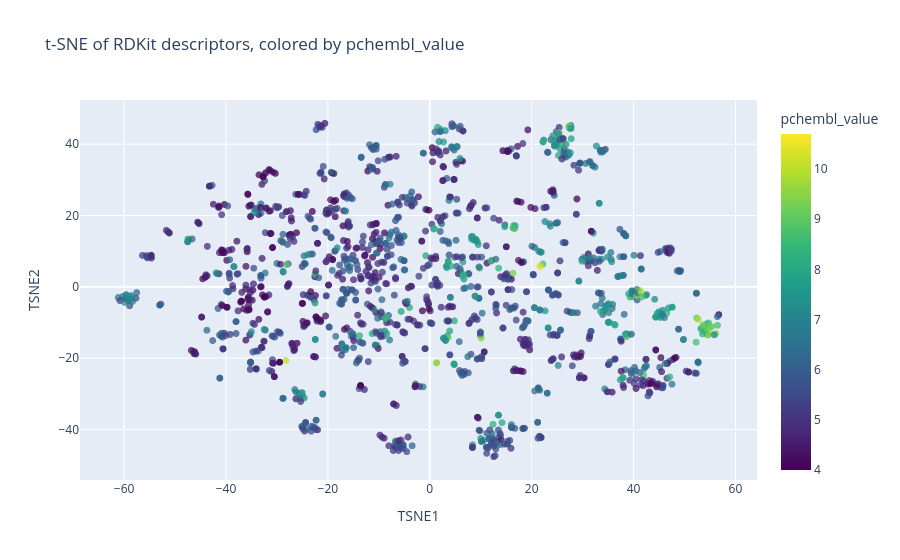

The notebook cell this image was saved under:
### Markdown cell above
## t-SNE view before modelling

t-SNE is used here only as an exploratory visualization. We impute missing descriptors and standardize them because Euclidean distances are sensitive to feature scale. The points are colored by the selected endpoint value, so nearby compounds can be compared with respect to pChEMBL values. The plot uses a reproducible sample because t-SNE is computationally expensive.

### Code cell
from sklearn.manifold import TSNE
from sklearn.preprocessing import StandardScaler

TSNE_SAMPLE_SIZE = min(1500, len(X))
tsne_indices = molecule_df.sample(n=TSNE_SAMPLE_SIZE, random_state=RANDOM_STATE).index
tsne_imputer = SimpleImputer(strategy="median")
X_tsne = tsne_imputer.fit_transform(X.loc[tsne_indices])
X_tsne = StandardScaler().fit_transform(X_tsne)
tsne_embedding = TSNE(
    n_components=2, perplexity=30, init="pca",
    learning_rate="auto", random_state=RANDOM_STATE,
).fit_transform(X_tsne)

tsne_plot_df = molecule_df.loc[
    tsne_indices, [MOLECULE_ID, TARGET, "pubchem_cid", "pubchem_iupac_name"]
].copy()
tsne_plot_df["TSNE1"] = tsne_embedding[:, 0]
tsne_plot_df["TSNE2"] = tsne_embedding[:, 1]
tsne_plot_df["display_name"] = tsne_plot_df["pubchem_iupac_name"].fillna(
    tsne_plot_df[MOLECULE_ID]
)
tsne_fig = px.scatter(
    tsne_plot_df, x="TSNE1", y="TSNE2", color=TARGET,
    hover_name="display_name",
    hover_data=[MOLECULE_ID, "pubchem_cid", TARGET],
    color_continuous_scale="Viridis",
    title=f"t-SNE of RDKit descriptors, colored by {TARGET}",
)
tsne_fig.update_traces(marker={"size": 7, "opacity": 0.75})
tsne_fig.show()

### Figure 1 — Plotly figure (JSON) as saved in the notebook; plotly's stock layout.template omitted (floating-point values rounded to 4 significant figures; data arrays with more than 128 entries replaced by an {"elided": "..."} marker saying what was removed)
{"data": [{"customdata": {"elided": "1500x3 mixed values"}, "hovertemplate": "<b>%{hovertext}</b><br><br>TSNE1=%{x}<br>TSNE2=%{y}<br>molecule_chembl_id=%{customdata[0]}<br>pubchem_cid=%{customdata[1]}<br>pchembl_value=%{marker.color}<extra></extra>", "hovertext": {"elided": "1500 str values"}, "legendgroup": "", "marker": {"color": {"elided": "1500 float values"}, "coloraxis": "coloraxis", "opacity": 0.75, "size": 7, "symbol": "circle"}, "mode": "markers", "name": "", "showlegend": false, "type": "scattergl", "x": {"elided": "1500 float values"}, "xaxis": "x", "y": {"elided": "1500 float values"}, "yaxis": "y"}], "layout": {"coloraxis": {"colorbar": {"title": {"text": "pchembl_value"}}, "colorscale": [[0, "#440154"], [0.1111, "#482878"], [0.2222, "#3e4989"], [0.3333, "#31688e"], [0.4444, "#26828e"], [0.5556, "#1f9e89"], [0.6667, "#35b779"], [0.7778, "#6ece58"], [0.8889, "#b5de2b"], [1, "#fde725"]]}, "legend": {"tracegroupgap": 0}, "title": {"text": "t-SNE of RDKit descriptors, colored by pchembl_value"}, "xaxis": {"anchor": "y", "domain": [0, 1], "title": {"text": "TSNE1"}}, "yaxis": {"anchor": "x", "domain": [0, 1], "title": {"text": "TSNE2"}}}}
